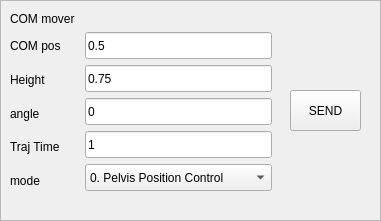
  <widget class="QFrame" name="frame">
   <property name="geometry">
    <rect>
     <x>20</x>
     <y>20</y>
     <width>381</width>
     <height>221</height>
    </rect>
   </property>
   <property name="frameShape">
    <enum>QFrame::StyledPanel</enum>
   </property>
   <property name="frameShadow">
    <enum>QFrame::Raised</enum>
   </property>
   <widget class="QWidget" name="horizontalLayoutWidget">
    <property name="geometry">
     <rect>
      <x>10</x>
      <y>32</y>
      <width>262</width>
      <height>163</height>
     </rect>
    </property>
    <layout class="QHBoxLayout" name="horizontalLayout" stretch="0,0">
     <item>
      <layout class="QVBoxLayout" name="verticalLayout_3">
       <item>
        <widget class="QLabel" name="label_4">
         <property name="text">
          <string>COM pos</string>
         </property>
        </widget>
       </item>
       <item>
        <widget class="QLabel" name="label_12">
         <property name="text">
          <string>Height</string>
         </property>
        </widget>
       </item>
       <item>
        <widget class="QLabel" name="label_21">
         <property name="text">
          <string>angle</string>
         </property>
        </widget>
       </item>
       <item>
        <widget class="QLabel" name="label_5">
         <property name="text">
          <string>Traj Time</string>
         </property>
        </widget>
       </item>
       <item>
        <widget class="QLabel" name="label_13">
         <property name="text">
          <string>mode</string>
         </property>
        </widget>
       </item>
      </layout>
     </item>
     <item>
      <layout class="QVBoxLayout" name="verticalLayout_4">
       <item>
        <widget class="QLineEdit" name="text_pos">
         <property name="sizePolicy">
          <sizepolicy hsizetype="Preferred" vsizetype="Fixed">
           <horstretch>0</horstretch>
           <verstretch>0</verstretch>
          </sizepolicy>
         </property>
         <property name="maximumSize">
          <size>
           <width>187</width>
           <height>27</height>
          </size>
         </property>
         <property name="toolTip">
          <string>float between 0~1. 0 - closer to right foot, 1 - closer to left foot.</string>
         </property>
         <property name="text">
          <string>0.5</string>
         </property>
        </widget>
       </item>
       <item>
        <widget class="QLineEdit" name="text_height">
         <property name="sizePolicy">
          <sizepolicy hsizetype="Preferred" vsizetype="Fixed">
           <horstretch>0</horstretch>
           <verstretch>0</verstretch>
          </sizepolicy>
         </property>
         <property name="maximumSize">
          <size>
           <width>187</width>
           <height>27</height>
          </size>
         </property>
         <property name="text">
          <string>0.75</string>
         </property>
        </widget>
       </item>
       <item>
        <widget class="QLineEdit" name="text_angle">
         <property name="sizePolicy">
          <sizepolicy hsizetype="Preferred" vsizetype="Fixed">
           <horstretch>0</horstretch>
           <verstretch>0</verstretch>
          </sizepolicy>
         </property>
         <property name="maximumSize">
          <size>
           <width>187</width>
           <height>27</height>
          </size>
         </property>
         <property name="text">
          <string>0</string>
         </property>
        </widget>
       </item>
       <item>
        <widget class="QLineEdit" name="text_time">
         <property name="sizePolicy">
          <sizepolicy hsizetype="Preferred" vsizetype="Fixed">
           <horstretch>0</horstretch>
           <verstretch>0</verstretch>
          </sizepolicy>
         </property>
         <property name="maximumSize">
          <size>
           <width>187</width>
           <height>27</height>
          </size>
         </property>
         <property name="toolTip">
          <string>Processing time of COM command</string>
         </property>
         <property name="text">
          <string>1</string>
         </property>
        </widget>
       </item>
       <item>
        <widget class="QComboBox" name="comboBox">
         <property name="sizePolicy">
          <sizepolicy hsizetype="Preferred" vsizetype="Fixed">
           <horstretch>0</horstretch>
           <verstretch>0</verstretch>
          </sizepolicy>
         </property>
         <property name="maximumSize">
          <size>
           <width>187</width>
           <height>27</height>
          </size>
         </property>
         <item>
          <property name="text">
           <string>0. Pelvis Position Control</string>
          </property>
         </item>
         <item>
          <property name="text">
           <string>1. COM position Control</string>
          </property>
         </item>
         <item>
          <property name="text">
           <string>2. COM to lf</string>
          </property>
         </item>
         <item>
          <property name="text">
           <string>3. COM to lf, pelvis to horizonta</string>
          </property>
         </item>
         <item>
          <property name="text">
           <string>4. lf control with single support</string>
          </property>
         </item>
         <item>
          <property name="text">
           <string>5. zmp feedback test</string>
          </property>
         </item>
         <item>
          <property name="text">
           <string>6. capture point walking</string>
          </property>
         </item>
         <item>
          <property name="text">
           <string>7. capture point walking2</string>
          </property>
         </item>
         <item>
          <property name="text">
           <string>8. left hand contact</string>
          </property>
         </item>
         <item>
          <property name="text">
           <string>9. pelv_COM control + Upperbody rotation + arms hold control</string>
          </property>
         </item>
         <item>
          <property name="text">
           <string>10. multi contact</string>
          </property>
         </item>
         <item>
          <property name="text">
           <string>11. wall_holding_test 1</string>
          </property>
         </item>
         <item>
          <property name="text">
           <string>12. wall_holding_test 2</string>
          </property>
         </item>
         <item>
          <property name="text">
           <string>13. wall_holding_test 3</string>
          </property>
         </item>
         <item>
          <property name="text">
           <string>14. single support right</string>
          </property>
         </item>
         <item>
          <property name="text">
           <string>15. zmp control test</string>
          </property>
         </item>
         <item>
          <property name="text">
           <string>16. zmp control test 2</string>
          </property>
         </item>
         <item>
          <property name="text">
           <string>17. zmp control test 3 - mpc</string>
          </property>
         </item>
        </widget>
       </item>
      </layout>
     </item>
    </layout>
   </widget>
   <widget class="QLabel" name="label_6">
    <property name="geometry">
     <rect>
      <x>10</x>
      <y>10</y>
      <width>131</width>
      <height>17</height>
     </rect>
    </property>
    <property name="text">
     <string>COM mover</string>
    </property>
   </widget>
   <widget class="QPushButton" name="com_send_button">
    <property name="geometry">
     <rect>
      <x>290</x>
      <y>90</y>
      <width>71</width>
      <height>41</height>
     </rect>
    </property>
    <property name="text">
     <string>SEND</string>
    </property>
   </widget>
  </widget>
